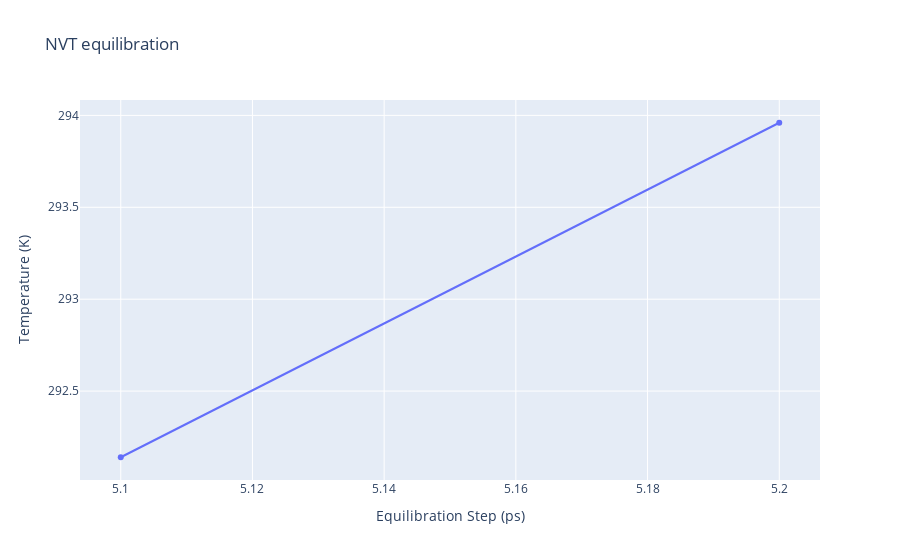

Write notebook code for a chart like this one.
### Code cell
with open("output/sander.nvt.temp.dat",'r') as energy_file:
    x,y = map(
        list,
        zip(*[
            (float(line.split()[0]),float(line.split()[1]))
            for line in energy_file 
            if not line.startswith(("#","@")) 
            if float(line.split()[1]) < 1000 
        ])
    )

plotly.offline.init_notebook_mode(connected=True)

fig = {
    "data": [go.Scatter(x=x, y=y)],
    "layout": go.Layout(title="NVT equilibration",
                        xaxis=dict(title = "Equilibration Step (ps)"),
                        yaxis=dict(title = "Temperature (K)")
                       )
}

plotly.offline.iplot(fig)

### Figure 1 — Plotly figure (JSON) as saved in the notebook; plotly's stock layout.template omitted (floating-point values rounded to 4 significant figures)
{"data": [{"type": "scatter", "x": [5.1, 5.2], "y": [292.1, 294.0]}], "layout": {"title": {"text": "NVT equilibration"}, "xaxis": {"title": {"text": "Equilibration Step (ps)"}}, "yaxis": {"title": {"text": "Temperature (K)"}}}}
